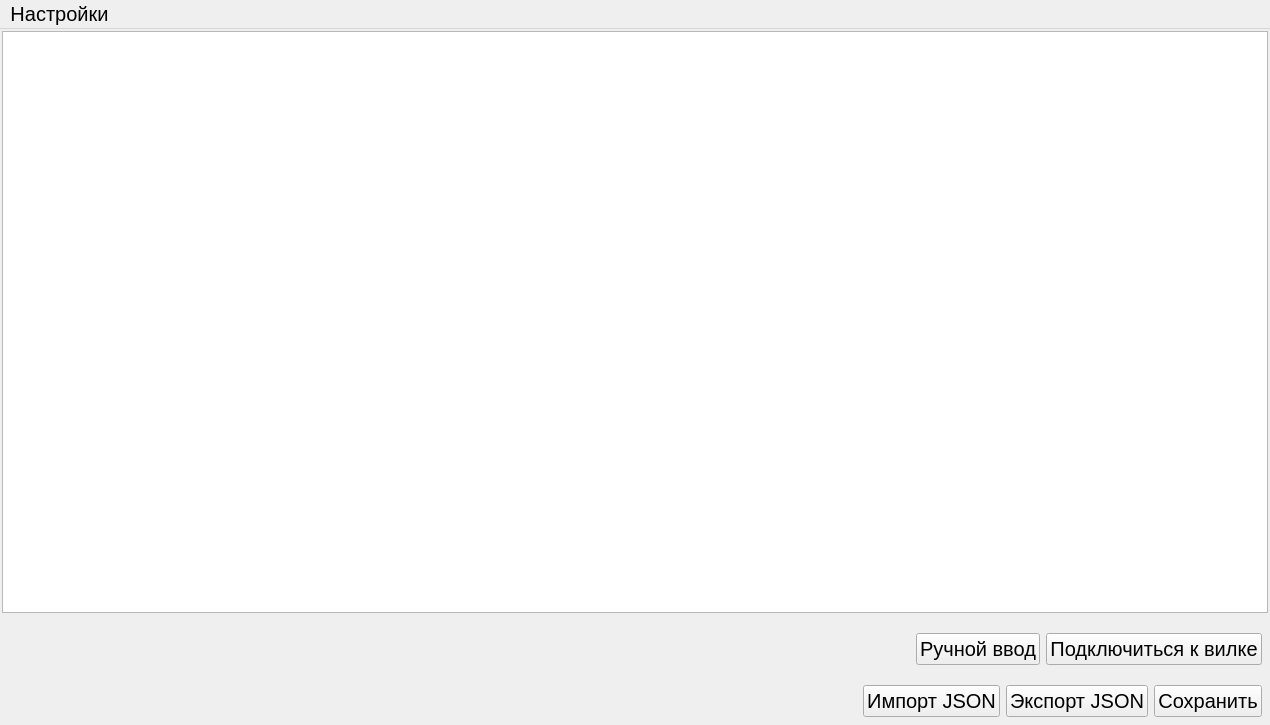
<?xml version="1.0" encoding="UTF-8"?>
<ui version="4.0">
 <class>MainWindow</class>
 <widget class="QMainWindow" name="MainWindow">
  <property name="geometry">
   <rect>
    <x>0</x>
    <y>0</y>
    <width>1270</width>
    <height>725</height>
   </rect>
  </property>
  <property name="font">
   <font>
    <pointsize>15</pointsize>
   </font>
  </property>
  <property name="windowTitle">
   <string>ПО &quot;Отвод&quot;. Перечёт деревьев</string>
  </property>
  <property name="styleSheet">
   <string notr="true"/>
  </property>
  <widget class="QWidget" name="centralwidget">
   <layout class="QVBoxLayout" name="verticalLayout">
    <property name="leftMargin">
     <number>2</number>
    </property>
    <property name="topMargin">
     <number>2</number>
    </property>
    <property name="rightMargin">
     <number>2</number>
    </property>
    <property name="bottomMargin">
     <number>2</number>
    </property>
    <item>
     <widget class="QTableWidget" name="tableWidget">
      <property name="font">
       <font>
        <pointsize>14</pointsize>
       </font>
      </property>
      <property name="horizontalScrollBarPolicy">
       <enum>Qt::ScrollBarAsNeeded</enum>
      </property>
      <attribute name="horizontalHeaderVisible">
       <bool>false</bool>
      </attribute>
      <attribute name="horizontalHeaderDefaultSectionSize">
       <number>25</number>
      </attribute>
      <attribute name="horizontalHeaderMinimumSectionSize">
       <number>20</number>
      </attribute>
      <attribute name="verticalHeaderVisible">
       <bool>true</bool>
      </attribute>
      <attribute name="verticalHeaderDefaultSectionSize">
       <number>15</number>
      </attribute>
      <attribute name="verticalHeaderMinimumSectionSize">
       <number>15</number>
      </attribute>
     </widget>
    </item>
    <item>
     <layout class="QHBoxLayout" name="horizontalLayout_3">
      <property name="rightMargin">
       <number>6</number>
      </property>
      <item>
       <layout class="QHBoxLayout" name="horizontalLayout_2">
        <property name="leftMargin">
         <number>6</number>
        </property>
        <item>
         <widget class="QPushButton" name="pushButton_5">
          <property name="minimumSize">
           <size>
            <width>60</width>
            <height>60</height>
           </size>
          </property>
          <property name="maximumSize">
           <size>
            <width>60</width>
            <height>60</height>
           </size>
          </property>
          <property name="styleSheet">
           <string notr="true"/>
          </property>
          <property name="text">
           <string/>
          </property>
          <property name="default">
           <bool>false</bool>
          </property>
          <property name="flat">
           <bool>true</bool>
          </property>
         </widget>
        </item>
        <item>
         <widget class="QPushButton" name="pushButton_4">
          <property name="minimumSize">
           <size>
            <width>60</width>
            <height>60</height>
           </size>
          </property>
          <property name="maximumSize">
           <size>
            <width>60</width>
            <height>60</height>
           </size>
          </property>
          <property name="text">
           <string/>
          </property>
          <property name="autoDefault">
           <bool>false</bool>
          </property>
          <property name="default">
           <bool>false</bool>
          </property>
          <property name="flat">
           <bool>true</bool>
          </property>
         </widget>
        </item>
       </layout>
      </item>
      <item>
       <spacer name="horizontalSpacer_2">
        <property name="orientation">
         <enum>Qt::Horizontal</enum>
        </property>
        <property name="sizeHint" stdset="0">
         <size>
          <width>40</width>
          <height>20</height>
         </size>
        </property>
       </spacer>
      </item>
      <item alignment="Qt::AlignLeft">
       <widget class="QPushButton" name="pushButton_3">
        <property name="text">
         <string>Ручной ввод</string>
        </property>
       </widget>
      </item>
      <item alignment="Qt::AlignRight">
       <widget class="QPushButton" name="pushButton_2">
        <property name="text">
         <string>Подключиться к вилке</string>
        </property>
       </widget>
      </item>
     </layout>
    </item>
    <item>
     <layout class="QHBoxLayout" name="horizontalLayout">
      <property name="rightMargin">
       <number>6</number>
      </property>
      <property name="bottomMargin">
       <number>6</number>
      </property>
      <item>
       <spacer name="horizontalSpacer">
        <property name="orientation">
         <enum>Qt::Horizontal</enum>
        </property>
        <property name="sizeHint" stdset="0">
         <size>
          <width>40</width>
          <height>20</height>
         </size>
        </property>
       </spacer>
      </item>
      <item>
       <widget class="QPushButton" name="pushButton_7">
        <property name="text">
         <string>Импорт JSON</string>
        </property>
       </widget>
      </item>
      <item>
       <widget class="QPushButton" name="pushButton_6">
        <property name="text">
         <string>Экспорт JSON</string>
        </property>
       </widget>
      </item>
      <item alignment="Qt::AlignRight">
       <widget class="QPushButton" name="pushButton">
        <property name="text">
         <string>Сохранить</string>
        </property>
       </widget>
      </item>
     </layout>
    </item>
   </layout>
  </widget>
  <widget class="QMenuBar" name="menubar">
   <property name="geometry">
    <rect>
     <x>0</x>
     <y>0</y>
     <width>1270</width>
     <height>34</height>
    </rect>
   </property>
   <property name="sizePolicy">
    <sizepolicy hsizetype="Preferred" vsizetype="Minimum">
     <horstretch>0</horstretch>
     <verstretch>0</verstretch>
    </sizepolicy>
   </property>
   <property name="font">
    <font>
     <pointsize>15</pointsize>
     <weight>50</weight>
     <bold>false</bold>
    </font>
   </property>
   <property name="defaultUp">
    <bool>false</bool>
   </property>
   <widget class="QMenu" name="menu">
    <property name="geometry">
     <rect>
      <x>281</x>
      <y>197</y>
      <width>274</width>
      <height>134</height>
     </rect>
    </property>
    <property name="minimumSize">
     <size>
      <width>0</width>
      <height>0</height>
     </size>
    </property>
    <property name="font">
     <font>
      <pointsize>15</pointsize>
     </font>
    </property>
    <property name="title">
     <string>Настройки</string>
    </property>
    <addaction name="action"/>
    <addaction name="action_2"/>
   </widget>
   <addaction name="menu"/>
  </widget>
  <action name="action">
   <property name="text">
    <string>Используемые породы</string>
   </property>
   <property name="font">
    <font>
     <pointsize>15</pointsize>
    </font>
   </property>
  </action>
  <action name="action_2">
   <property name="text">
    <string>Мерная вилка</string>
   </property>
   <property name="font">
    <font>
     <pointsize>15</pointsize>
    </font>
   </property>
  </action>
 </widget>
 <resources/>
 <connections/>
</ui>
